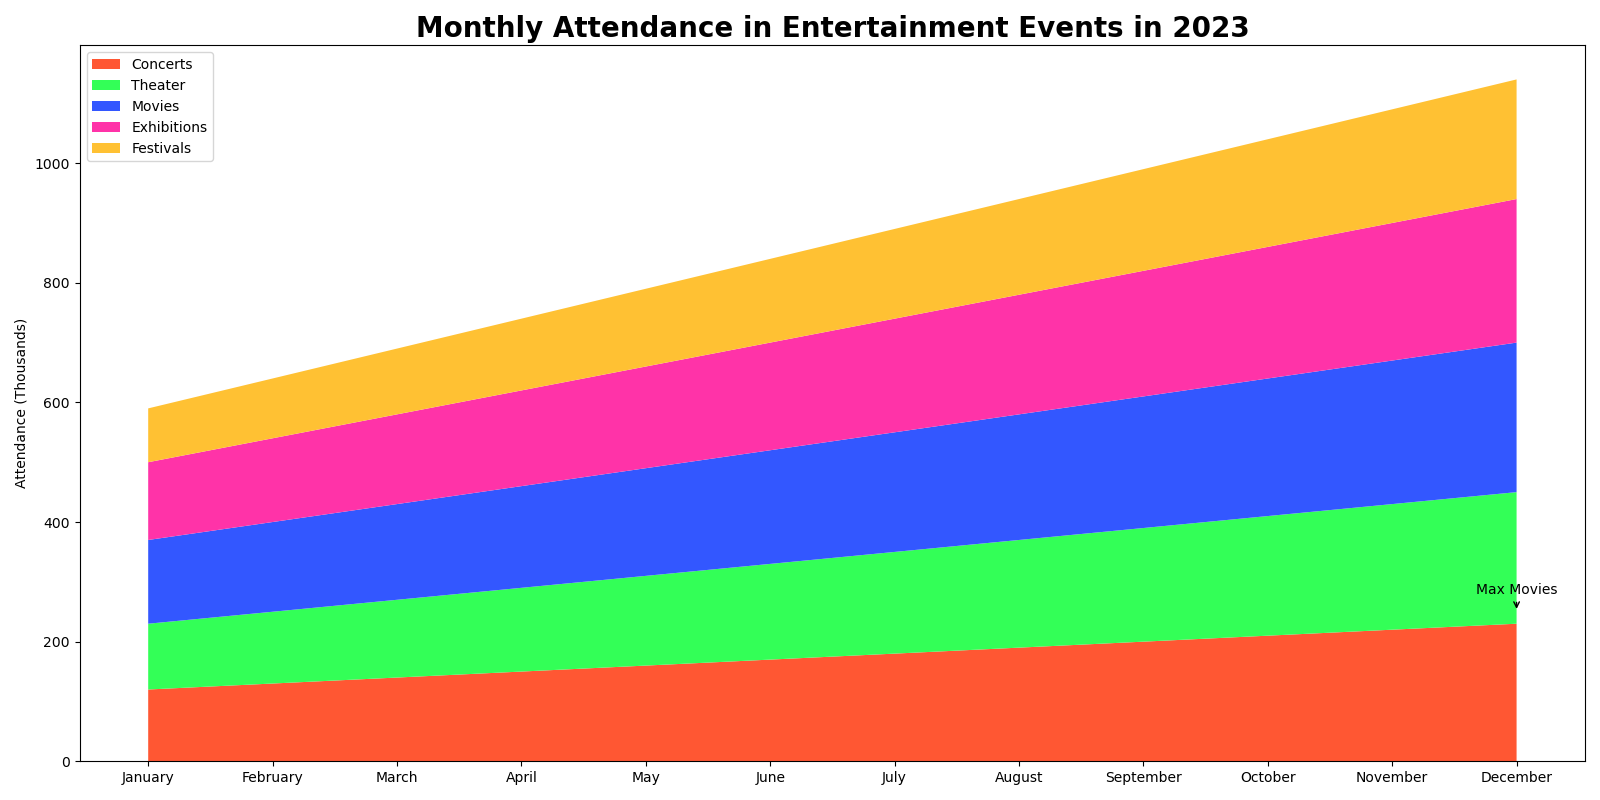

This figure's Python source:

import matplotlib.pyplot as plt
import numpy as np

# Data
months = ['January', 'February', 'March', 'April', 'May', 'June', 'July', 
          'August', 'September', 'October', 'November', 'December']
concerts = np.array([120, 130, 140, 150, 160, 170, 180, 190, 200, 210, 220, 230])
theater = np.array([110, 120, 130, 140, 150, 160, 170, 180, 190, 200, 210, 220])
movies = np.array([140, 150, 160, 170, 180, 190, 200, 210, 220, 230, 240, 250])
exhibitions = np.array([130, 140, 150, 160, 170, 180, 190, 200, 210, 220, 230, 240])
festivals = np.array([90, 100, 110, 120, 130, 140, 150, 160, 170, 180, 190, 200])

# Stacking the data
events = np.vstack([concerts, theater, movies, exhibitions, festivals])

# Plot
fig, ax = plt.subplots(figsize=(16, 8))
ax.stackplot(months, events, colors=['#FF5733', '#33FF57', '#3357FF', '#FF33A8', '#FFC133'])
ax.set_title('Monthly Attendance in Entertainment Events in 2023', fontsize=20, fontweight='bold', loc='center')
ax.set_ylabel('Attendance (Thousands)')

# Adding annotation on the chart for the maximum movie attendance
max_movies_index = np.argmax(movies)
ax.annotate('Max Movies', xy=(max_movies_index, movies[max_movies_index]), xytext=(max_movies_index, movies[max_movies_index] + 30),
            arrowprops=dict(facecolor='black', arrowstyle='->'), ha='center')

# Adding a legend
ax.legend(['Concerts', 'Theater', 'Movies', 'Exhibitions', 'Festivals'], loc='upper left')

plt.tight_layout()
plt.show()
